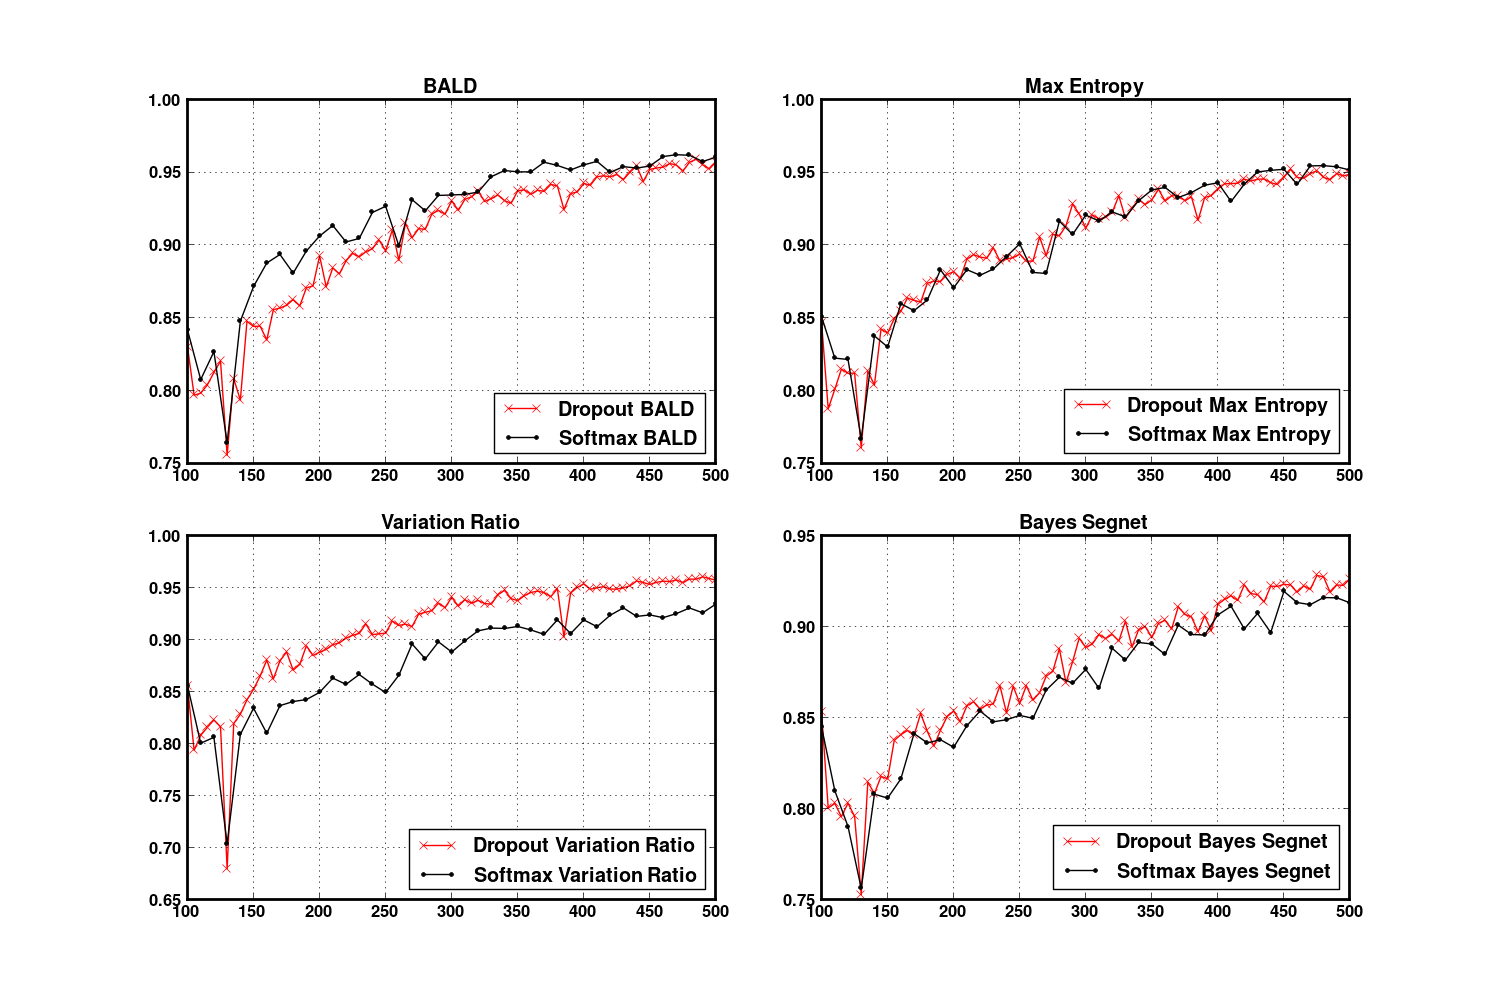

Python code for this plot:
# http://www.scipy-lectures.org/intro/matplotlib/matplotlib.html
import numpy as np
import matplotlib.pyplot as plt
from pylab import *
from matplotlib import rc, rcParams
import matplotlib.dates as dates
import pylab as pl

  # activate latex text rendering
rc('text', usetex=True)
rc('axes', linewidth=2)
rc('font', weight='bold')
rcParams['text.latex.preamble'] = [r'\usepackage{sfmath} \boldmath']


Dropout_Bald = np.load('Dropout_Bald_Q5.npy')
Dropout_Max_Entropy = np.load('Dropout_Max_Entropy_Q5.npy')
Dropout_Segnet = np.load('Dropout_Segnet_Q5.npy')
Dropout_VarRatio = np.load('Dropout_VarRatio_Q5.npy')

Softmax_Max_Entropy = np.load('Softmax_Max_Entropy.npy')
Softmax_Segnet = np.load('Softmax_Segnet.npy')
Softmax_VarRatio = np.load('Softmax_VarRatio.npy')
Softmax_Bald = np.load('Softmax_Bald.npy')

Dropout_Queries = np.arange(100, 505, 5)
Softmax_Queries = np.arange(100, 510, 10)



plt.figure(figsize=(15, 10), dpi=80)

pl.subplot(2, 2, 1) 
plt.plot(Dropout_Queries, Dropout_Bald[0:81], color="red", linewidth=1.0, marker='x', label=r"\textbf{Dropout BALD}" )
plt.plot(Softmax_Queries, Softmax_Bald[0:41], color="black", linewidth=1.0, marker='.', label=r"\textbf{Softmax BALD}" )
plt.title(r'\textbf{BALD}')
plt.grid()
plt.legend(loc = 4)


pl.subplot(2, 2, 2)
plt.plot(Dropout_Queries, Dropout_Max_Entropy[0:81], color="red", linewidth=1.0, marker='x', label=r"\textbf{Dropout Max Entropy}" )
plt.plot(Softmax_Queries, Softmax_Max_Entropy[0:41], color="black", linewidth=1.0, marker='.', label=r"\textbf{Softmax Max Entropy}" )
plt.title(r'\textbf{Max Entropy}')
plt.grid()
plt.legend(loc = 4)

pl.subplot(2, 2, 3)
plt.plot(Dropout_Queries, Dropout_VarRatio[0:81], color="red", linewidth=1.0, marker='x', label=r"\textbf{Dropout Variation Ratio}" )
plt.plot(Softmax_Queries, Softmax_VarRatio[0:41], color="black", linewidth=1.0, marker='.', label=r"\textbf{Softmax Variation Ratio}" )
plt.title(r'\textbf{Variation Ratio}')
plt.grid()
plt.legend(loc = 4)

pl.subplot(2, 2, 4)
plt.plot(Dropout_Queries, Dropout_Segnet[0:81], color="red", linewidth=1.0, marker='x', label=r"\textbf{Dropout Bayes Segnet}" )
plt.plot(Softmax_Queries, Softmax_Segnet[0:41], color="black", linewidth=1.0, marker='.', label=r"\textbf{Softmax Bayes Segnet}" )
plt.title(r'\textbf{Bayes Segnet}')
plt.grid()
plt.legend(loc = 4)




plt.show()
